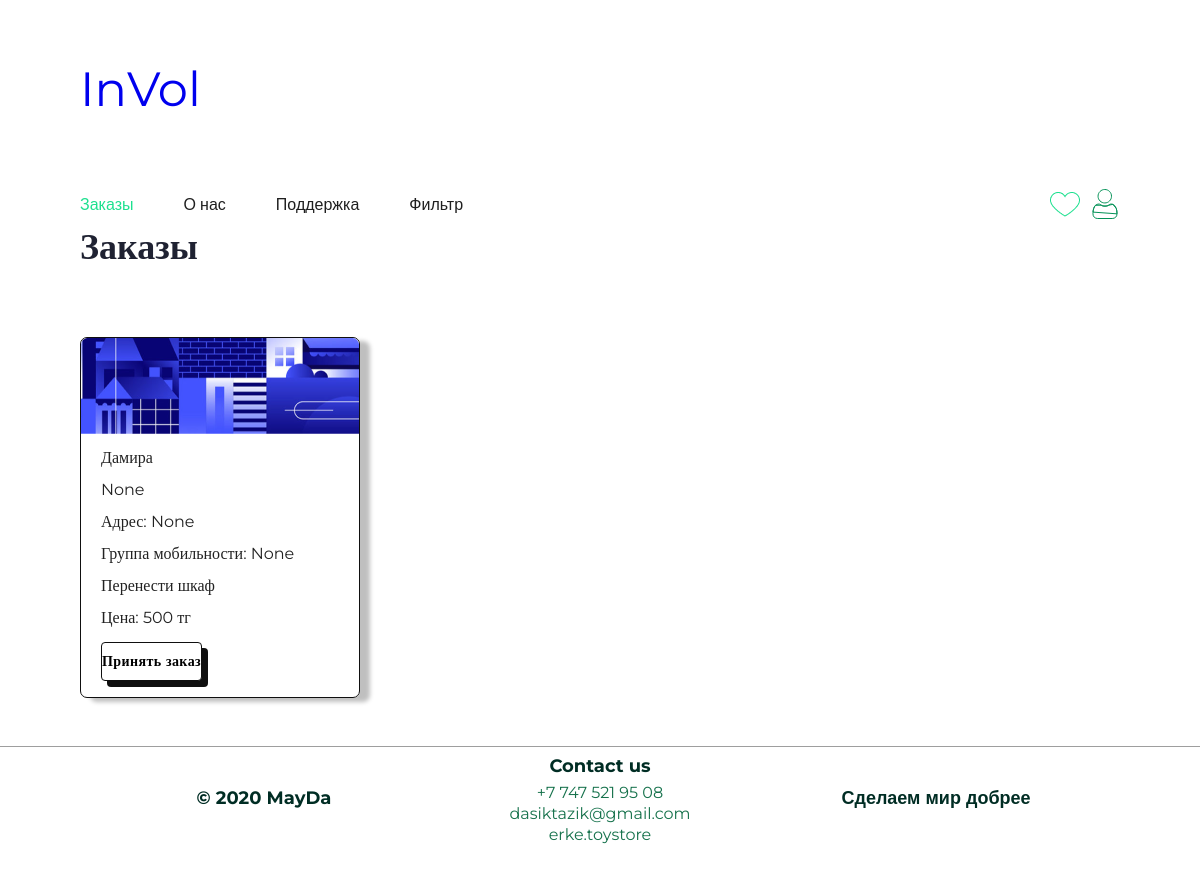
Page /orders/show_orders (signed in) on the earlier database version.
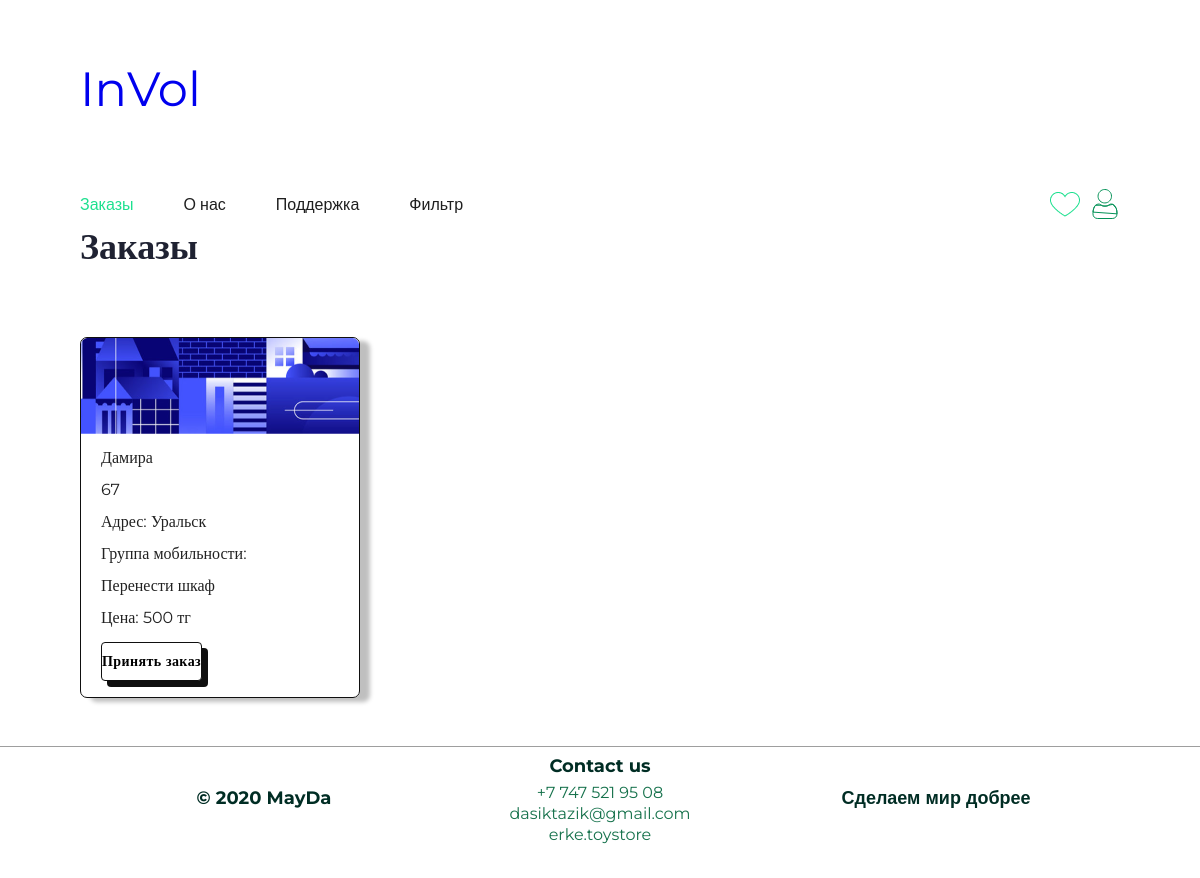
Same page on the later database version.
### orders/models.py (models this page shows, shortened)
class Order(models.Model):
    client = models.ForeignKey(
        Client,
        on_delete=models.CASCADE,
        null=True, blank=True,
        related_name="my_orders",
        verbose_name="клиент",
    )
    volunteer = models.ForeignKey(
        Volunteer,
        on_delete=models.CASCADE,
        null=True, blank=True,
        related_name="liked_orders",
        verbose_name="волонтер"
    )
    inquiry = models.CharField(
        max_length=100,
        verbose_name="запрос"
    )
    price = models.SmallIntegerField(
        validators=[MinValueValidator(100)],
        verbose_name="цена"
    )
    is_completed = models.BooleanField(
        default=False,
        verbose_name="выполнено"
    )
    objects = OrderManager()
    @property
    def price_display(self):
        return f"Цена: {self.price} тг"

### users/models.py (models this page shows, shortened)
class CustomUser(AbstractBaseUser, PermissionsMixin):
    first_name = models.CharField(
        max_length=255,
        verbose_name='имя'
    )
    email = models.EmailField(
        unique=True,
        verbose_name='электронная почта',
    )
    phone_number = models.CharField(
        max_length=20,
        verbose_name='телефонный номер'
    )
    is_active = models.BooleanField(default=True)
    is_staff = models.BooleanField(default=False)
    objects = CustomUserManager()
    USERNAME_FIELD = 'email'
    REQUIRED_FIELDS = ['first_name', 'phone_number']

class Client(CustomUser):
    class Meta:
        verbose_name = 'Клиент'
        verbose_name_plural = 'Клиенты'
        permissions = (("create_order", "Can create order"),)

class BaseProfile(models.Model):
    AGE_MIN = 14
    AGE_MAX = 128
    class Sex(models.TextChoices):
        MALE = 'M', 'Мужской'
        FEMALE = 'F', 'Женский'
        OTHER = 'O', 'Другое'
    age = models.PositiveIntegerField(
        validators=[MinValueValidator(AGE_MIN), MaxValueValidator(AGE_MAX)],
        null=True, blank=True,
        verbose_name='возраст',
    )
    sex = models.CharField(
        max_length=1,
        choices=Sex.choices,
        null=True, blank=True,
        verbose_name='пол',
    )
    city = models.CharField(
        max_length=255,
        null=True, blank=True,
        verbose_name='город'
    )
    about_me = models.TextField(
        null=True, blank=True,
        verbose_name='о себе'
    )
    rating = models.FloatField(null=True, blank=True)
    class Meta:
        abstract = True
    @property
    def city_display(self):
        return f"Адрес: {self.city}"

class ClientProfile(BaseProfile):
    class Mobility(models.TextChoices):
        NO = "Нету", "Люди, не имеющие ограничений по мобильности"
        M1 = "M1", "Люди, не имеющие инвалидности со сниженной мобильностью (люди пенсионного возраста, люди с детьми дошкольного возраста, беременные женщины), а также глухие и слабослышащие"
        M2 = "M2", "Пожилые немощные люди (в том числе инвалиды по старости), инвалиды с недостатками зрения, пользующиеся белой тростью"
        M3 = "M3", "Инвалиды и другие маломобильные граждане, не относящиеся к группе М2, использующие при движении дополнительные опоры (костыли, трости), инвалиды на протезах"
        M4 = "M4", "Инвалиды и другие маломобильные граждане, не относящиеся к группе М2, передвигающиеся на креслах-колясках"
        HM = "HM", "Немобильные граждане"
        HT = "HT", "Нетранспортабельные люди"
        HO = "HO", "Люди с ограниченной степенью свободы, в том числе люди с психическими отклонениями"
    client = models.OneToOneField(Client, on_delete=models.CASCADE, related_name='profile')
    mobility = models.CharField(
        max_length=4,
        choices=Mobility.choices,
        null=True, blank=True,
        verbose_name='мобильность'
    )
    @property
    def mobility_display(self):
        if self.mobility == 'Нету':
            return 'Нету мобильности'
        return f'Группа мобильности: {self.mobility}'

class CustomUser(AbstractBaseUser, PermissionsMixin):
    first_name = models.CharField(
        max_length=255,
        verbose_name='имя'
    )
    email = models.EmailField(
        unique=True,
        verbose_name='электронная почта',
    )
    phone_number = models.CharField(
        max_length=20,
        verbose_name='телефонный номер'
    )
    is_active = models.BooleanField(default=True)
    is_staff = models.BooleanField(default=False)
    objects = CustomUserManager()
    USERNAME_FIELD = 'email'
    REQUIRED_FIELDS = ['first_name', 'phone_number']

### orders/views.py (the view, shortened to what this page needs)
# urls.py: path("show_orders", views.show_orders, name="show_orders"),
@login_required
def show_orders(request):
    print(request.path)
    template_name = "orders/show_orders.html"
    context = {
        "orders": Order.objects.get_free_orders(),
    }
    return render(request, template_name, context)

### orders/models.py (called while the page is built)
    def get_incompleted_orders(self):
        return super().get_queryset().filter(is_completed=False)

    def get_free_orders(self):
        return self.get_incompleted_orders().filter(volunteer=None)

### users/templatetags/users_extras.py (called while the page is built)
@register.filter
def isinstance(user, model_name):
    model = getattr(user, '__class__')
    return model.__name__.lower() == model_name.lower()

### templates/orders/show_orders.html (shortened to what this page needs)
{% extends 'base.html' %}
{% load static %}
{% block css %}
    {{ block.super }}
    <link rel="stylesheet" href="{% static 'css/style.css' %}">
{% endblock css %}
{% block content %}
    <main class="main">
        <h1 class="main__h1 main__h1_left">Заказы</h1>
        {% include "orders/_orders.html" with orders=orders %}
    </main>
{% endblock content %}

### templates/orders/_orders.html (shortened to what this page needs)
{% load static %}
{% load users_extras %}
<div class="cards">
    {% for order in orders %}
        <div class="card">
            <img src="{% static 'img/Image (2).png' %}" class="card__img" alt="">
            <div class="card__content">
                <p class="card__text">{{ order.client.first_name }}</p>
                <p class="card__text">{{ order.client.profile.age }}</p>
                <p class="card__text">{{ order.client.profile.city_display }}</p>
                <p class="card__text">{{ order.client.profile.mobility_display }}</p>
                <p class="card__text">{{ order.inquiry }}</p>
                <p class="card__text">{{ order.price_display }}</p>
                <form method="post">
                    {% if request.path == '/orders/liked_orders' %}
                        <button type="submit" class="card__button" name="take_order">Отменить заказ</button>
                    {% elif request.path == '/orders/show_orders' %}
                        <button type="submit" class="card__button" name="take_order">Принять заказ</button>
                    {% elif request.path == '/orders/my_orders' %}
                        <button type="submit" class="card__button" name="change_order">Изменить</button>
                    {% endif %}
                </form>
            </div>
        </div>
    {% endfor %}
</div>

Differences in the rows shown:
changed through a linked row, Order "Перенести шкаф": client.profile.age "None" → "67"; client.profile.city_display "Адрес: None" → "Адрес: Уральск"; client.profile.mobility_display "Группа мобильности: None" → "Группа мобильности:"
